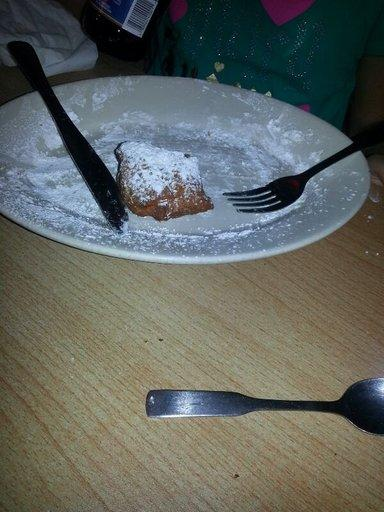
#> input picture weekend_2/sample.jpg, 384 x 512 px, found by its file name
$ python image_processing.py
#> lines starting #> are read from the running program, lines starting #| are printed output that depends on the picture; after the words box and inside, x2 and y2 are one past the last pixel; in counts of white or black regions, pixels touching at a corner belong together
import cv2
import numpy as np

# 이미지 로드
image = cv2.imread('sample.jpg') # 분석할 이미지 파일
#> image is the input picture: shape (512, 384, 3); mean B, G, R 95.2, 100.1, 95.7

# BGR에서 HSV 색상 공간으로 변환
hsv = cv2.cvtColor(image, cv2.COLOR_BGR2HSV)
#> hsv: shape (512, 384, 3); mean H, S, V 61.6, 87.1, 110.1

# 빨간색 범위 지정 (두 개의 범위를 설정해야 함)
lower_red1 = np.array([0, 120, 70])
upper_red1 = np.array([10, 255, 255])
lower_red2 = np.array([170, 120, 70])
upper_red2 = np.array([180, 255, 255])

# 마스크 생성
mask1 = cv2.inRange(hsv, lower_red1, upper_red1)
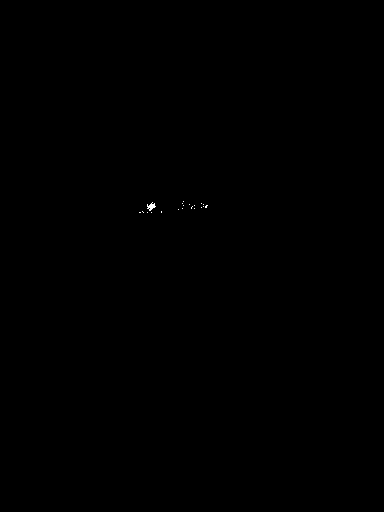
#> mask1: shape (512, 384); 0.04% white in thin lines or dots, all inside (x1, y1, x2, y2) = (139, 201, 208, 213)
mask2 = cv2.inRange(hsv, lower_red2, upper_red2)
#> mask2: shape (512, 384); every value is 0
mask = mask1 + mask2 # 두 개의 마스크를 합침

# 원본 이미지에서 빨간색 부분만 추출
result = cv2.bitwise_and(image, image, mask=mask)

# 결과 이미지 출력
cv2.imshow('Original', image)
cv2.imshow('Red Filtered', result)
cv2.waitKey(0)
cv2.destroyAllWindows()
